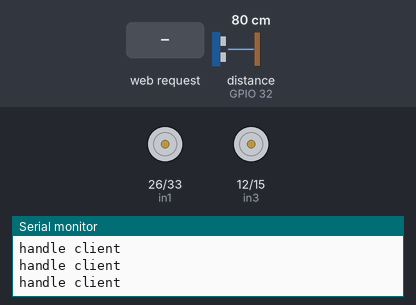
The sketch below on a simulated ESP32. On the bench: motor-driver pin pairs drawn as motors (green arrow = first pin HIGH = forward, orange = second pin HIGH = backward, longer = more drive, scaled by the enable pin), the last lines printed to the serial monitor. Wiring (inferred from the names in the program): ultrasonic range finder: trigger GPIO 2; echo GPIO 32. The inputs (shaded band) are chosen by the test bench; at power-on: distance to the obstacle (sensor on GPIO 32) 80 cm. The echo pulse lasts 58.3 µs per cm; random numbers use the default seed unless the sketch sets one.

Above: at 1.3 s.
1.4 s: distance to the obstacle (sensor on GPIO 32) set to 33 cm
3.3 s: distance to the obstacle (sensor on GPIO 32) set to 28 cm
At 4.7 s:
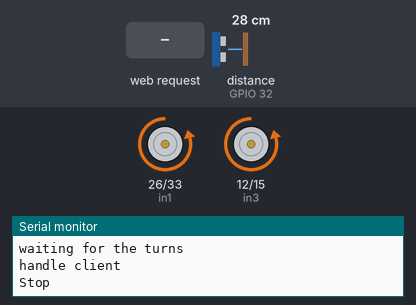
At 6.2 s:
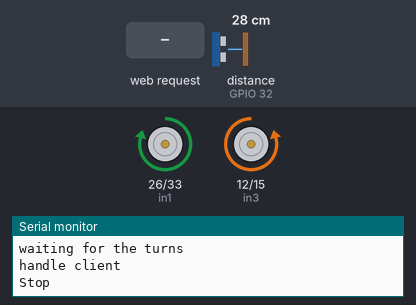
6.3 s: HTTP request GET /forward received
At 7.9 s:
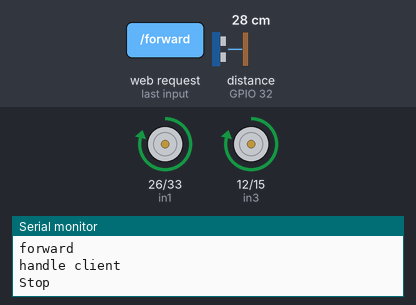
9.3 s: HTTP request GET /right received
13.6 s: distance to the obstacle (sensor on GPIO 32) set to 2 cm
Timing chart, 0 to 17.6 s (numbered marks = the images above; inputs shaded):
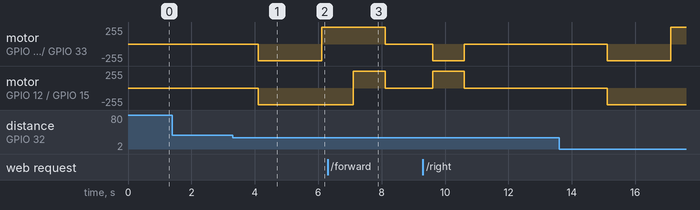

The sketch:

wacky_wagon.ino
```cpp
/**********************************************************************
  Filename    : Control_Motor_by_L293D
  Description : Use PWM to control the direction and speed of the motor.
  Auther      : www.freenove.com
  Modification: 2020/07/11
**********************************************************************/
// distance sensor setup
#define trigPin 2 // define TrigPin
#define echoPin 32 // define EchoPin.
#define MAX_SENSOR_DISTANCE 700 // Maximum sensor distance is rated at 400-500cm.
float timeOut = MAX_SENSOR_DISTANCE * 60;
int soundVelocity = 340; // define sound speed=340m/s
int dist = 0;

// variables for web server
int winner = 0;
char color = 'N';
int freePlay = 0;
int q_count = 0;

// wifi set up
#include <WiFi.h>
#include <WebServer.h>

/* Put SSID & Password */
const char* ssid = "ESP32";  // Enter SSID here
const char* password = "12345678";  //Enter Password here

/* Put IP Address details */
IPAddress local_ip(192,168,1,1);
IPAddress gateway(192,168,1,1);
IPAddress subnet(255,255,255,0);

WebServer server(80);

bool LED1status = LOW;
bool LED2status = LOW;


// Motor A connections
int in1 = 26;      // Define L293D channel 1 pin
int in2 = 33;      // Define L293D channel 2 pin
int enA = 25;  // Define L293D enable 1 pin
int channel = 0; // we chose pwm channel 0
// Motor B connections
int enB = 13;
int in3 = 12;
int in4 = 15;

boolean rotationDir;  // Define a variable to save the motor's rotation direction
int rotationSpeed;    // Define a variable to save the motor rotation speed
unsigned long move_interval = 250;
unsigned long previous_time = 0;
int motor_speed = 2000;
int car_action = 0; // 1 forward 2 is backwards
int isMoving = 0;

void robot_stop();
void robot_fwd();
void robot_back();
void robot_left();
void robot_right();
void checkDistance();


/* parallel core variables
 *
 */
static int taskCore = 0;  // the core that we want our other motor's code to run on

/* this function is run by core 0
 *  inside of the function I call checkDistance() which contains an infinite loop
 */
void coreTask( void * pvParameters ){
      checkDistance();
}


void checkDistance(){
  while(true){
    dist = getSonar();
    if( dist < 30 && dist > 0){
      handle_crash();
      Serial.println("waiting for the turns");
      delay(5000);
      Serial.printf("Distance: ");
      Serial.print(getSonar()); // Send ping, get distance in cm and print result
      Serial.println("cm");
    }
    delay(500);
  }
}

void setup() {
  Serial.begin(115200);
//  sensor set up
  pinMode(trigPin,OUTPUT);// set trigPin to output mode
  pinMode(echoPin,INPUT); // set echoPin to input mode

//  wifi set up
  WiFi.softAP(ssid, password);
  WiFi.softAPConfig(local_ip, gateway, subnet);
  delay(100);

/* running checkDistance on a different core
 *
 */
  Serial.print("Starting to create task on core ");
  Serial.println(taskCore);
  xTaskCreatePinnedToCore(
                    coreTask,   /* Function to implement the task */
                    "coreTask", /* Name of the task */
                    10000,      /* Stack size in words */
                    NULL,       /* Task input parameter */
                    0,          /* Priority of the task */
                    NULL,       /* Task handle. */
                    taskCore);  /* Core where the task should run */

  Serial.println("Task created...");


  server.on("/", handle_OnConnect);
  server.on("/free", handle_free);
  server.on("/forward", handle_forward);
  server.on("/backward", handle_backward);
  server.on("/left", handle_left);
  server.on("/right", handle_right);
  server.on("/f_right", handle_right);
  server.on("/f_left", handle_left);
  server.on("/f_forward", handle_forward);
  server.on("/f_backward", handle_backward);
  server.onNotFound(handle_NotFound);

  server.begin();
  Serial.println("HTTP server started");

 previous_time = millis();  //initial start time

  //  motors
  // Initialize the pin into an output mode:
  pinMode(in1, OUTPUT);
  pinMode(in2, OUTPUT);
  pinMode(in3, OUTPUT);
  pinMode(in4, OUTPUT);
  pinMode(enA, OUTPUT);
  pinMode(enB, OUTPUT);

  // Turn off motors - Initial state
  digitalWrite(in1, LOW);
  digitalWrite(in2, LOW);
  digitalWrite(in3, LOW);
  digitalWrite(in4, LOW);
//  channel, frequency, resolution because 2^11 is 2048
  ledcSetup(channel,1000,11);         //Set PWM to 11 bits,
  // 2^11 is 2048 range is 0-2047 which means this is range of our speed
  ledcAttachPin(enA,channel); // gpio that will output the signal, channel that will generate the signal
  ledcAttachPin(enB,channel);
}

void loop() {
  server.handleClient();
  Serial.println("handle client");
  // get read of sensor data but not as often as we are running the loop

  if(isMoving){
    rotationSpeed = abs(2000);
    ledcWrite(0, rotationSpeed);
    unsigned long currentMillis = millis(); // number of milliseconds since the program started
    if (currentMillis - previous_time >= move_interval) { // time to stop
      previous_time = currentMillis;
      robot_stop();
      Serial.println("Stop");
      isMoving = 0;
    }
    if(car_action == 1){
      robot_fwd();
    }else if(car_action ==2){
      robot_back();
    }else if(car_action == 3){
      robot_left();
    }else if(car_action ==4){
      robot_right();
    }else if(car_action ==5){
      robot_back();
      delay(2000);
      robot_left();
    }
  delay(500);
  yield();
 }else{
  robot_stop();
 }


  delay(500);
}

// function for sensor
float getSonar() {
  unsigned long pingTime;
  float distance;
  // make trigPin output high level lasting for 10μs to triger HC_SR04
  digitalWrite(trigPin, HIGH);
  delayMicroseconds(10);
  digitalWrite(trigPin, LOW);
  // Wait HC-SR04 returning to the high level and measure out this waitting time
  pingTime = pulseIn(echoPin, HIGH, timeOut);
  // calculate the distance according to the time
  distance = (float)pingTime * soundVelocity / 2 / 10000;
  return distance; // return the distance value
}

// functions that help set up web server
void handle_OnConnect() {
  Serial.println("connected");
  winner= 0;
  freePlay=0;
  q_count=0;
  color= 'N';
  server.send(200, "text/html", SendHTML(winner, freePlay, q_count, color));
}

void handle_NotFound(){
  server.send(404, "text/plain", "Not found");
}


String SendHTML(int winner, int freePlay, int q_count, char color){
  String ptr = "<!DOCTYPE html> <html>\n";
  ptr +="<head><meta name=\"viewport\" content=\"width=device-width, initial-scale=1.0, user-scalable=no\">\n";
  ptr +="<title>Wacky Wagon</title>\n";
  ptr +="<style>html { font-family: Helvetica; display: inline-block; margin: 0px auto; text-align: center;}\n";
  ptr +="body{margin-top: 50px;";
  if(color == 'G' && freePlay == 0){ // screen should be green
    ptr += "background-color: rgb(79, 220, 79);\n";
  }else if(color == 'R' && freePlay == 0){
    ptr += "background-color: rgb(215, 56, 56);\n";
  }else if(color == 'N'){ // regular white page
    ptr += "background-color: white;\n";
  }
  ptr += "} h1 {color: #444444;margin: 50px auto 30px;} h3 {color: #444444;margin-bottom: 50px;}\n";
  ptr += ".wrong {background-color: rgb(215, 56, 56);}\n";
  ptr += ".right {background-color: rgb(79, 220, 79);}\n";
  ptr += "button { width: 100px; height: 50px; margin: 10px;}\n";
  ptr += ".back_button {background-color: yellowgreen;}\n";
  ptr +="p {font-size: 14px;color: #888;margin-bottom: 10px;}\n";
  ptr +="</style>\n";
  ptr += "<script>\n";
  if(freePlay == 1){
    ptr+= "function forward() {window.location.assign('/f_forward');}\n";
    ptr += "function backward() { window.location.assign('/f_backward');}\n";
    ptr += "function left() { window.location.assign('/f_left');}\n";
    ptr += "function right() { window.location.assign('/f_right');}\n";
   }
  ptr += "let i = 0;\n let mult_table = [['3 x 1', '3'],['3 x 2', '6'],['3 x 3', '9'],['3 x 4', '12'],['3 x 5', '15'],['3 x 6', '18'],['3 x 7', '21'],['4 x 1', '4'],['4 x 2', '8'],['4 x 3', '12'],['4 x 4', '16'],['4 x 5', '20'],['4 x 6', '24'],['4 x 7', '28'],['5 x 1', '5'],['5 x 2', '10'],['5 x 3', '15'],['5 x 4', '20'],['5 x 5', '25'],['5 x 6', '30'],['5 x 7', '35']];\n";
  ptr += "function new_mult_fact(){ i = Math.floor(Math.random() * mult_table.length);\n let math_fact = document.getElementById('math_fact');\n";
  ptr += "math_fact.innerHTML = ''; \n math_fact.append(mult_table[i][0]);}\n";
  ptr += "function check() { let user_resp = document.getElementById('user_answer').value;\n";
  ptr += "if (user_resp != mult_table[i][1]) {document.body.classList.add('wrong');\n";
  ptr += "window.location.assign('/backward');}\n else {document.body.classList.add('right');\n";
  ptr += "document.body.classList.add('right');\n";
  ptr += "document.getElementById('user_answer').value = '';\n window.location.assign('/forward');\n}}\n";
  ptr += "function restart() {\nwindow.location.assign('/');\n}";
  ptr += "function free_play() {\nwindow.location.assign('/free');\n}";
  ptr += " </script>\n";
  ptr +="</head>\n";
  if(freePlay == 1){
    ptr += "<body>\n<h1>Wacky Wagon</h1>\n<h3>Free play!</h3>\n";
    ptr += "<div class='button_area'>\n <div><button onclick='forward()'>Forward</button></div>\n";
    ptr += "<div><button onclick='left()'>Left</button>\n<button onclick='right()'>right</button>\n";
    ptr += "</div>\n<div><button onclick='backward()'>Backward</button></div>\n</div>\n";
    ptr += "<div><button class='back_button' onclick='reset()'>Back to Math</button></div>\n";
  }else{
    ptr +="<body onload='new_mult_fact()'>\n";
    ptr +="<h1>Wacky Wagon</h1>\n";
    ptr +="<h3 onclick='new_mult_fact()'>mutiplication game</h3>\n";
  //  if they have won and answered 5 or more q's the page should display that
    if(winner == 1 && q_count >= 10){
      ptr += "<h2>Good Job!</h2>\n<h2>Good Job!</h2>\n<h2>Good Job!</h2>\n";
      ptr += "<button onclick='restart()'>play again</button>\n";
       ptr += "<button onclick='free_play()'>free play!</button>\n";
    }else{
      ptr += "<div>\n<h1 id='math_fact'></h1>\n<input type='text' id='user_answer' name='user_answer' />\n";
      ptr += "<div class='button_area'>\n";
      ptr += "<button onclick='check()'>Check</button>\n </div>\n</div>\n";
      }
  }
  ptr += "</body>\n</html>";

  return ptr;
}


void handle_free(){
  isMoving = 0;
  q_count = 0;
  color = 'N';
  freePlay = 1;
  Serial.println("free play");
  server.send(200, "text/html", SendHTML(winner, freePlay, q_count, color));
}
void handle_crash(){
  isMoving = 1;
  car_action = 5;
}
void handle_forward() {
  isMoving = 1;
  q_count += 1;
  color = 'G';
  Serial.println(q_count);
  if(q_count >= 10){
    winner = 1;
  }else{
    winner = 0;
  }
  car_action = 1;
  Serial.println("forward");
  server.send(200, "text/html", SendHTML(winner, freePlay, q_count, color));
}

void handle_backward() {
  isMoving = 1;
  car_action = 2;
  color = 'R';
  Serial.println("backward");
  server.send(200, "text/html", SendHTML(winner, freePlay, q_count, color));
}

void handle_left() {
  car_action = 3;
  isMoving = 1;
  Serial.println("left");
  freePlay = 1;
  winner = 0;
  color = 'N';
  server.send(200, "text/html", SendHTML(winner, freePlay, q_count, color));
}

void handle_right() {
  car_action = 4;
  isMoving = 1;
  winner = 0;
  Serial.println("right");
  freePlay = 1;
  color = 'N';
  server.send(200, "text/html", SendHTML(winner, freePlay, q_count, color));
}

// functions to move motors
void robot_stop()
{
  isMoving = 0;
  digitalWrite(in1,LOW);
  digitalWrite(in2,LOW);
  digitalWrite(in3,LOW);
  digitalWrite(in4,LOW);

}

void robot_fwd()
{
  digitalWrite(in1,HIGH);
  digitalWrite(in2,LOW);
  digitalWrite(in3,HIGH);
  digitalWrite(in4,LOW);
  move_interval=250;
  previous_time = millis();
}

void robot_back()
{
  digitalWrite(in1,LOW);
  digitalWrite(in2,HIGH);
  digitalWrite(in3,LOW);
  digitalWrite(in4,HIGH);
  move_interval=250;
   previous_time = millis();
}
void robot_right()
{
  digitalWrite(in1,LOW);
  digitalWrite(in2,HIGH);
  digitalWrite(in3,HIGH);
  digitalWrite(in4,LOW);
  move_interval=100;
   previous_time = millis();
}

void robot_left()
{
  digitalWrite(in1,HIGH);
  digitalWrite(in2,LOW);
  digitalWrite(in3,LOW);
  digitalWrite(in4,HIGH);
  move_interval=100;
   previous_time = millis();
}
```

Measured:
- the behaviour switches between 31 and 30 cm on distance to the obstacle (sensor on GPIO 32) (found by bisection; images 0 and 1)
- after the input at 3.3 s, motor on GPIO 26 (in1) / GPIO 33 (in2): stopped → backward 249/255 after 0.81 s, → forward 249/255 2.0 s later; motor on GPIO 12 (in3) / GPIO 15 (in4): stopped → backward 249/255 after 0.81 s
